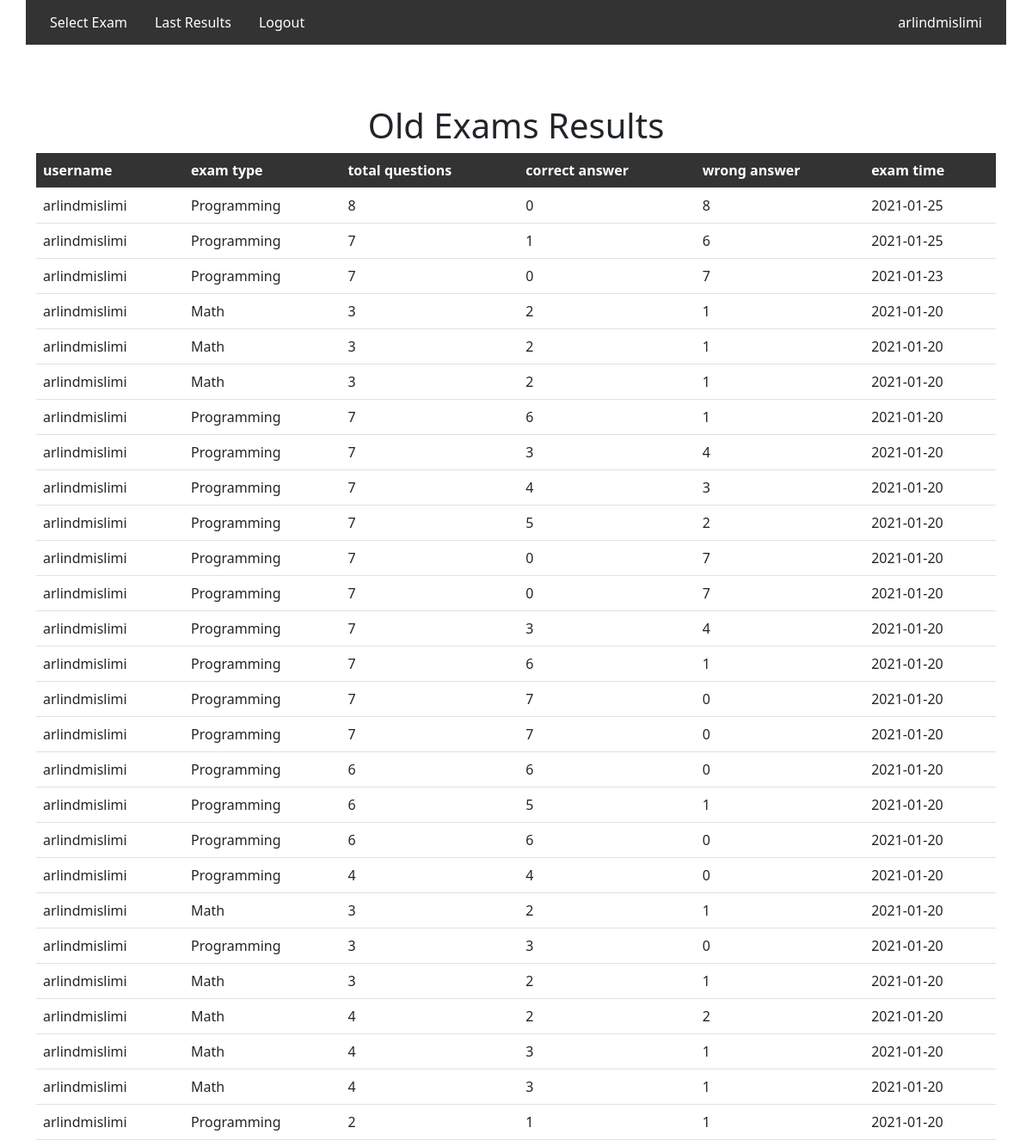
The app's page /old_exam_results.php (signed in) with its own data.
### tables this page shows
CREATE TABLE `exam_results` (
  `id` int(5) NOT NULL,
  `username` varchar(100) NOT NULL,
  `exam_type` varchar(100) NOT NULL,
  `total_question` varchar(100) NOT NULL,
  `correct_answer` varchar(100) NOT NULL,
  `wrong_answer` varchar(100) NOT NULL,
  `exam_time` varchar(100) NOT NULL
);

### old_exam_results.php (the view, shortened to what this page needs)
        <?php
        include "header.php";
        include "connection.php";
    ?>
    <div class="row">
        <div class="col-lg-12" style="height: 600px ;">
        <center>
        <h1>Old Exams Results</h1>
        </center>
        <?php
$res=mysqli_query($connection,"select * from exam_results where username='$_SESSION[username]' order by id desc");
$count=mysqli_num_rows($res);
if($count==0)
{
    ?>
     <center>
        <h1>No Results Found</h1>
        </center>
    <?php
}
else
{
    echo "<table class='table table bordered'>";
    echo "<tr style='background-color:#333; color:white'>";
    echo "<th>"; echo "username"; echo "</th>";
    echo "<th>"; echo "exam type"; echo "</th>";
    echo "<th>"; echo "total questions"; echo "</th>";
    echo "<th>"; echo "correct answer"; echo "</th>";
    echo "<th>"; echo "wrong answer"; echo "</th>";
    echo "<th>"; echo "exam time"; echo "</th>";
    echo "</tr>";
    while($row=mysqli_fetch_array($res))
    {
        echo "<tr>";
        echo "<td>"; echo $row["username"]; echo "</td>";
        echo "<td>"; echo $row["exam_type"]; echo "</td>";
        echo "<td>"; echo $row["total_question"]; echo "</td>";
        echo "<td>"; echo $row["correct_answer"]; echo "</td>";
        echo "<td>"; echo $row["wrong_answer"]; echo "</td>";
        echo "<td>"; echo $row["exam_time"]; echo "</td>";
        echo "</tr>";
    }
    echo "</table>";
}
?>
        </div>
    </div>
</body>
</html>

### records on screen
exam_results: username "arlindmislimi", exam_type "Programming", total_question "8", correct_answer "0", wrong_answer "8", exam_time "2021-01-25"
exam_results: username "arlindmislimi", exam_type "Programming", total_question "7", correct_answer "1", wrong_answer "6", exam_time "2021-01-25"
exam_results: username "arlindmislimi", exam_type "Programming", total_question "7", correct_answer "0", wrong_answer "7", exam_time "2021-01-23"
exam_results: username "arlindmislimi", exam_type "Math", total_question "3", correct_answer "2", wrong_answer "1", exam_time "2021-01-20"
exam_results: username "arlindmislimi", exam_type "Math", total_question "3", correct_answer "2", wrong_answer "1", exam_time "2021-01-20"
exam_results: username "arlindmislimi", exam_type "Math", total_question "3", correct_answer "2", wrong_answer "1", exam_time "2021-01-20"
exam_results: username "arlindmislimi", exam_type "Programming", total_question "7", correct_answer "6", wrong_answer "1", exam_time "2021-01-20"
exam_results: username "arlindmislimi", exam_type "Programming", total_question "7", correct_answer "3", wrong_answer "4", exam_time "2021-01-20"
exam_results: username "arlindmislimi", exam_type "Programming", total_question "7", correct_answer "4", wrong_answer "3", exam_time "2021-01-20"
exam_results: username "arlindmislimi", exam_type "Programming", total_question "7", correct_answer "5", wrong_answer "2", exam_time "2021-01-20"
exam_results: username "arlindmislimi", exam_type "Programming", total_question "7", correct_answer "0", wrong_answer "7", exam_time "2021-01-20"
exam_results: username "arlindmislimi", exam_type "Programming", total_question "7", correct_answer "0", wrong_answer "7", exam_time "2021-01-20"
exam_results: username "arlindmislimi", exam_type "Programming", total_question "7", correct_answer "3", wrong_answer "4", exam_time "2021-01-20"
exam_results: username "arlindmislimi", exam_type "Programming", total_question "7", correct_answer "6", wrong_answer "1", exam_time "2021-01-20"
exam_results: username "arlindmislimi", exam_type "Programming", total_question "7", correct_answer "7", wrong_answer "0", exam_time "2021-01-20"
exam_results: username "arlindmislimi", exam_type "Programming", total_question "7", correct_answer "7", wrong_answer "0", exam_time "2021-01-20"
exam_results: username "arlindmislimi", exam_type "Programming", total_question "6", correct_answer "6", wrong_answer "0", exam_time "2021-01-20"
exam_results: username "arlindmislimi", exam_type "Programming", total_question "6", correct_answer "5", wrong_answer "1", exam_time "2021-01-20"
exam_results: username "arlindmislimi", exam_type "Programming", total_question "6", correct_answer "6", wrong_answer "0", exam_time "2021-01-20"
exam_results: username "arlindmislimi", exam_type "Programming", total_question "4", correct_answer "4", wrong_answer "0", exam_time "2021-01-20"
exam_results: username "arlindmislimi", exam_type "Math", total_question "3", correct_answer "2", wrong_answer "1", exam_time "2021-01-20"
exam_results: username "arlindmislimi", exam_type "Programming", total_question "3", correct_answer "3", wrong_answer "0", exam_time "2021-01-20"
exam_results: username "arlindmislimi", exam_type "Math", total_question "3", correct_answer "2", wrong_answer "1", exam_time "2021-01-20"
exam_results: username "arlindmislimi", exam_type "Math", total_question "4", correct_answer "2", wrong_answer "2", exam_time "2021-01-20"
exam_results: username "arlindmislimi", exam_type "Math", total_question "4", correct_answer "3", wrong_answer "1", exam_time "2021-01-20"
exam_results: username "arlindmislimi", exam_type "Math", total_question "4", correct_answer "3", wrong_answer "1", exam_time "2021-01-20"
exam_results: username "arlindmislimi", exam_type "Programming", total_question "2", correct_answer "1", wrong_answer "1", exam_time "2021-01-20"

### other values on screen
$_SESSION["username"] "arlindmislimi"
